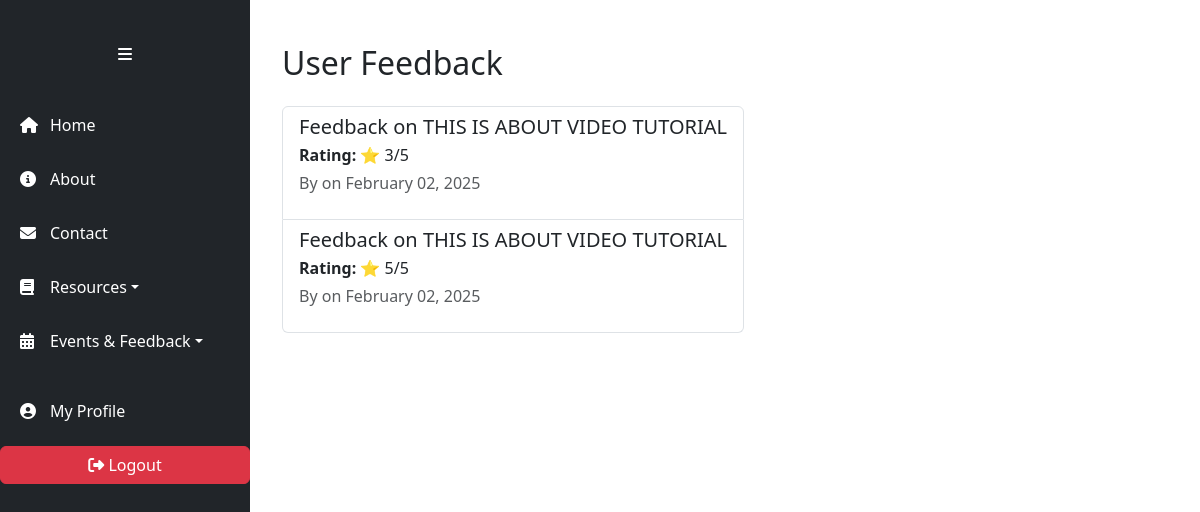
The app's page /feedback/ (signed in) with its own data.
### app/models.py (models this page shows, shortened)
class Feedback(models.Model):
    resource = models.ForeignKey(Resource, on_delete=models.CASCADE, related_name="feedbacks")
    rating = models.IntegerField(choices=[(i, i) for i in range(1, 6)])  # Rating from 1 to 5
    comments = models.TextField(blank=True, null=True)
    created_at = models.DateTimeField(auto_now_add=True)
    user = models.ForeignKey(settings.AUTH_USER_MODEL, on_delete=models.CASCADE)  # Added user reference

class Resource(models.Model):
    name = models.CharField(max_length=150)
    description = models.TextField()
    resource_url = models.URLField()
    video = models.FileField(upload_to='videos/')  # Removed default, as FileField doesn't support default string

### app/views.py (the view)
# urls.py: path('feedback/', FeedbackListView.as_view(), name='feedback_list'),
class FeedbackListView(ListView):
    model = Feedback
    template_name = 'feedback/feedback_list.html'
    context_object_name = 'feedbacks'
    ordering = ['-created_at']

### app/templates/feedback/feedback_list.html
{% extends 'app/base.html' %}
{% block content %}
<div class="container mt-4">
    <h2 class="mb-4">User Feedback</h2>
    <div class="list-group">
        {% for feedback in feedbacks %}
            <a href="{% url 'feedback_detail' feedback.pk %}" class="list-group-item list-group-item-action">
                <h5 class="mb-1">Feedback on {{ feedback.resource.name }}</h5>
                <p class="mb-1"><strong>Rating:</strong> ⭐ {{ feedback.rating }}/5</p>
                <p class="text-muted">By {{ feedback.user.user }} on {{ feedback.created_at|date:"F d, Y" }}</p>
            </a>
        {% empty %}
            <p class="text-muted">No feedback available yet.</p>
        {% endfor %}
    </div>
</div>
{% endblock content %}

### static/css/base.css (style rules this page uses)
body { display: flex; min-height: 100vh; margin: 0; }

### records on screen
Feedback: resource.name "THIS IS ABOUT VIDEO TUTORIAL", rating "3", created_at "February 02, 2025"
Feedback: resource.name "THIS IS ABOUT VIDEO TUTORIAL", rating "5", created_at "February 02, 2025"
